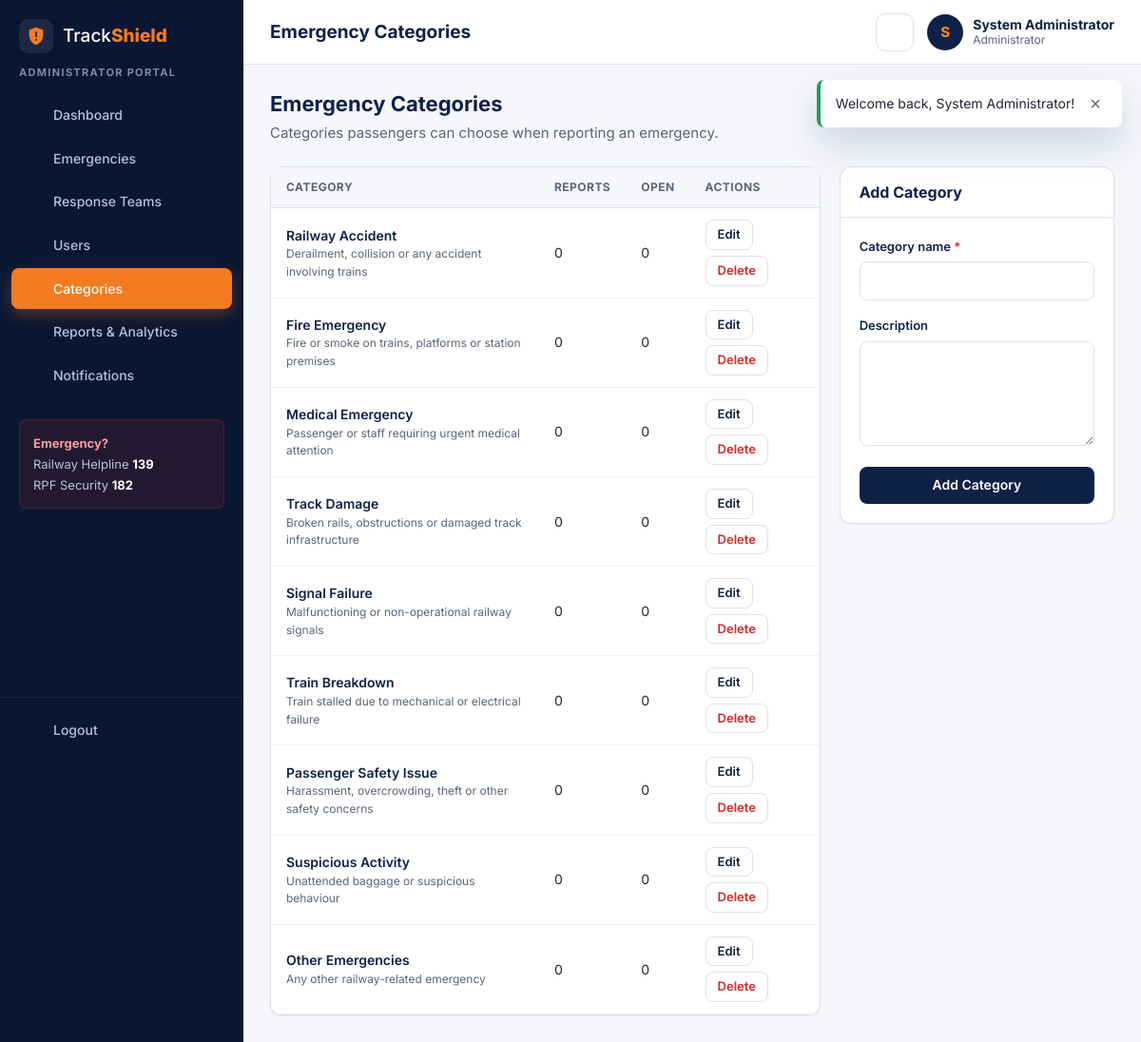
Screenshot of /admin/categories.php (signed in) with the database file from the repository.
### tables this page shows
CREATE TABLE users (
  id          INT UNSIGNED NOT NULL AUTO_INCREMENT,
  full_name   VARCHAR(100) NOT NULL,
  email       VARCHAR(150) NOT NULL,
  phone       VARCHAR(20)  NOT NULL,
  password    VARCHAR(255) NOT NULL,
  role        ENUM('passenger','response','admin') NOT NULL DEFAULT 'passenger',
  status      ENUM('active','inactive') NOT NULL DEFAULT 'active',
  created_at  TIMESTAMP NOT NULL DEFAULT CURRENT_TIMESTAMP,
  PRIMARY KEY (id),
  UNIQUE KEY uq_users_email (email),
  KEY idx_users_role (role),
  KEY idx_users_status (status)
);

CREATE TABLE emergency_categories (
  id             INT UNSIGNED NOT NULL AUTO_INCREMENT,
  category_name  VARCHAR(100) NOT NULL,
  description    VARCHAR(255) DEFAULT NULL,
  created_at     TIMESTAMP NOT NULL DEFAULT CURRENT_TIMESTAMP,
  PRIMARY KEY (id),
  UNIQUE KEY uq_category_name (category_name)
);

### includes/auth.php (called while the page is built, shortened)
<?php
require_once __DIR__ . '/functions.php';
function is_logged_in(): bool
{
    return !empty($_SESSION['user_id']);
}
function current_user(): ?array
{
    static $user = false;
    if ($user === false) {
        $user = null;
        if (is_logged_in()) {
            $stmt = db()->prepare('SELECT id, full_name, email, phone, role, status FROM users WHERE id = ?');
            $stmt->execute([$_SESSION['user_id']]);
            $user = $stmt->fetch() ?: null;
        }
    }
    return $user;
}
function require_role(string ...$roles): array
{
    $user = current_user();
    return $user;
}

### config/database.php (called while the page is built, shortened)
<?php
function db(): PDO
{
    static $pdo = null;
    if ($pdo === null) {
        $dsn = 'mysql:host=' . DB_HOST . ';port=' . DB_PORT . ';dbname=' . DB_NAME . ';charset=utf8mb4';
        try {
            $pdo = new PDO($dsn, DB_USER, DB_PASS, [
                PDO::ATTR_ERRMODE            => PDO::ERRMODE_EXCEPTION,
                PDO::ATTR_DEFAULT_FETCH_MODE => PDO::FETCH_ASSOC,
                PDO::ATTR_EMULATE_PREPARES   => false,
            ]);
            $pdo->exec("SET time_zone = '" . (new DateTime())->format('P') . "'");
        } catch (PDOException $e) {
            error_log('TrackShield DB connection failed: ' . $e->getMessage());
            http_response_code(500);
            exit(APP_DEBUG ? 'Database connection failed: ' . htmlspecialchars($e->getMessage())
                           : 'Service temporarily unavailable. Please try again later.');
        }
    }
    return $pdo;
}

### admin/categories.php (the view, shortened to what this page needs)
<?php
require_once __DIR__ . '/../includes/auth.php';
$user = require_role('admin');
$pdo = db();
$errors = [];
$editId = (int) ($_GET['edit'] ?? 0);
$form = ['category_name' => '', 'description' => ''];
$cats = $pdo->query("SELECT c.*, COUNT(e.id) AS total, COALESCE(SUM(e.status NOT IN ('Resolved','Rejected')), 0) AS open_count
                     FROM emergency_categories c LEFT JOIN emergencies e ON e.category_id = c.id GROUP BY c.id ORDER BY c.id")->fetchAll();
$pageTitle = 'Emergency Categories';
$layout = 'app';
require __DIR__ . '/../includes/header.php';
?>
<div class="page-head"><div><h2>Emergency Categories</h2><p>Categories passengers can choose when reporting an emergency.</p></div></div>
<div class="grid-main-side">
    <div class="card">
        <div class="table-wrap"><table class="table responsive">
            <thead><tr><th>Category</th><th>Reports</th><th>Open</th><th>Actions</th></tr></thead>
            <tbody><?php foreach ($cats as $c): ?>
                <tr>
                    <td class="cell-main"><span class="cell-title"><?= e($c['category_name']) ?></span><span class="cell-sub"><?= e($c['description'] ?: '—') ?></span></td>
                    <td data-label="Reports"><?= (int)$c['total'] ?></td>
                    <td data-label="Open"><?= (int)$c['open_count'] ?></td>
                    <td data-label="Actions"><div class="actions">
                        <a class="btn btn-ghost btn-sm" href="?edit=<?= (int)$c['id'] ?>">Edit</a>
                        <?php if ((int)$c['total'] === 0): ?>
                        <form method="post" class="inline-form" data-confirm="Delete the category &quot;<?= e($c['category_name']) ?>&quot;?" data-confirm-btn="Delete" data-confirm-variant="danger">
                            <button class="btn btn-ghost btn-sm" type="submit" style="color:var(--red-600)">Delete</button>
                        </form>
                        <?php endif; ?>
                    </div></td>
                </tr>
            <?php endforeach; ?></tbody>
        </table></div>
    </div>
    <div class="card">
        <div class="card-header"><h3><?= $editId ? 'Edit Category' : 'Add Category' ?></h3><?php if ($editId): ?><a class="small" href="?">+ New</a><?php endif; ?></div>
        <div class="card-body">
            <form method="post" data-validate-form>
                <div class="form-group"><label for="category_name">Category name <span class="req">*</span></label>
                    <input class="form-control" id="category_name" name="category_name" maxlength="100" value="<?= e($form['category_name']) ?>" data-validate="required">
                    <?= isset($errors['category_name']) ? '<div class="field-error">' . e($errors['category_name']) . '</div>' : '' ?></div>
                <div class="form-group"><label for="description">Description</label>
                    <textarea class="form-control" id="description" name="description" maxlength="255" rows="3"><?= e($form['description']) ?></textarea>
                    <?= isset($errors['description']) ? '<div class="field-error">' . e($errors['description']) . '</div>' : '' ?></div>
                <button class="btn btn-primary btn-block" type="submit"><?= $editId ? 'Save Changes' : 'Add Category' ?></button>
            </form>
        </div>
    </div>
</div>
<?php require __DIR__ . '/../includes/footer.php'; ?>

### includes/navbar.php (shortened to what this page needs)
<?php
$navUser = current_user();
$currentScript = basename($_SERVER['SCRIPT_NAME'] ?? '');
$brand = '<a class="brand" href="' . e(url('index.php')) . '"><span class="brand-mark" aria-hidden="true"><svg viewBox="0 0 24 24" width="22" height="22"><path fill="currentColor" d="M12 2 4 5v6c0 5 3.4 9.7 8 11 4.6-1.3 8-6 8-11V5l-8-3Zm-1 5h2v6h-2V7Zm0 8h2v2h-2v-2Z"/></svg></span><span>Track<strong>Shield</strong></span></a>';
if ($layout !== 'app'): ?>
<header class="site-nav">
    <div class="container nav-inner">
        <?= $brand ?>
        <button class="nav-toggle" type="button" aria-label="Toggle navigation" aria-expanded="false" data-toggle="nav"><?= icon('menu') ?></button>
        <nav class="nav-links" id="siteNav">
            <a href="<?= e(url('index.php#features')) ?>">Features</a>
            <a href="<?= e(url('index.php#how-it-works')) ?>">How it Works</a>
            <a href="<?= e(url('index.php#helplines')) ?>">Helplines</a>
            <?php if ($navUser): ?>
                <a class="btn btn-primary btn-sm" href="<?= e(url(dashboard_path($navUser['role']))) ?>">My Dashboard</a>
            <?php else: ?>
                <a href="<?= e(url('login.php')) ?>" class="<?= $currentScript === 'login.php' ? 'active' : '' ?>">Login</a>
                <a class="btn btn-accent btn-sm" href="<?= e(url('register.php')) ?>">Register</a>
            <?php endif; ?>
        </nav>
    </div>
</header>
<main class="site-main">
<?php else:
    $navRole = $navUser['role'] ?? 'passenger';
    $menus = [
        'passenger' => [
            ['passenger/dashboard.php', 'Dashboard', 'dashboard'],
            ['passenger/report-emergency.php', 'Report Emergency', 'alert'],
            ['passenger/my-emergencies.php', 'My Emergencies', 'list'],
            ['passenger/notifications.php', 'Notifications', 'bell'],
        ],
        'response' => [
            ['response/dashboard.php', 'Dashboard', 'dashboard'],
            ['response/assigned-emergencies.php', 'Assigned Emergencies', 'list'],
            ['response/notifications.php', 'Notifications', 'bell'],
        ],
        'admin' => [
            ['admin/dashboard.php', 'Dashboard', 'dashboard'],
            ['admin/emergencies.php', 'Emergencies', 'alert'],
            ['admin/manage-teams.php', 'Response Teams', 'team'],
            ['admin/manage-users.php', 'Users', 'users'],
            ['admin/categories.php', 'Categories', 'tag'],
            ['admin/reports.php', 'Reports & Analytics', 'chart'],
            ['admin/notifications.php', 'Notifications', 'bell'],
        ],
    ];
    $navRoleLabel = ['passenger' => 'Passenger', 'response' => 'Response Team', 'admin' => 'Administrator'][$navRole];
    $unread = $navUser ? unread_notification_count(db(), (int)$navUser['id']) : 0;
    $sectionMap = ['emergency-details.php' => ['passenger' => 'my-emergencies.php', 'admin' => 'emergencies.php', 'response' => 'assigned-emergencies.php'],
                   'assign-team.php' => ['admin' => 'emergencies.php'], 'update-status.php' => ['response' => 'assigned-emergencies.php']];
    $activeScript = $sectionMap[$currentScript][$navRole] ?? $currentScript;
?>
<div class="app">
    <aside class="sidebar" id="sidebar">
        <div class="sidebar-head"><?= $brand ?></div>
        <div class="sidebar-role"><?= e($navRoleLabel) ?> Portal</div>
        <nav class="sidebar-nav">
            <?php foreach ($menus[$navRole] as [$href, $label, $ic]): ?>
                <a href="<?= e(url($href)) ?>" class="<?= basename($href) === $activeScript ? 'active' : '' ?>">
                    <?= icon($ic) ?><span><?= e($label) ?></span>
                </a>
            <?php endforeach; ?>
        </nav>
        <div class="sidebar-help">
            <strong>Emergency?</strong>
            <span>Railway Helpline <b>139</b></span>
            <span>RPF Security <b>182</b></span>
        </div>
        <form method="post" action="<?= e(url('logout.php')) ?>" class="sidebar-logout">
            <button type="submit"><?= icon('logout') ?><span>Logout</span></button>
        </form>
    </aside>
    <div class="app-main">
        <header class="topbar">
            <h1 class="topbar-title"><?= e($pageTitle) ?></h1>
            <div class="topbar-actions">
                <a class="icon-btn bell" href="<?= e(url($navRole . '/notifications.php')) ?>" aria-label="Notifications">
                    <?= icon('bell') ?><?php if ($unread > 0): ?><span class="dot"><?= $unread > 9 ? '9+' : $unread ?></span><?php endif; ?>
                </a>
                <div class="user-chip">
                    <span class="avatar"><?= e(mb_strtoupper(mb_substr($navUser['full_name'] ?? '?', 0, 1))) ?></span>
                    <span class="user-meta"><strong><?= e($navUser['full_name'] ?? '') ?></strong><small><?= e($navRoleLabel) ?></small></span>
                </div>
            </div>
        </header>
        <main class="content">
<?php endif; ?>

### rows the page displays
users: role "ADMINISTRATOR", full_name "S", full_name "System Administrator", role "Administrator"
emergency_categories: category_name "Railway Accident", description "Derailment, collision or any accident involving trains", total "0", open_count "0"
emergency_categories: category_name "Fire Emergency", description "Fire or smoke on trains, platforms or station premises", total "0", open_count "0"
emergency_categories: category_name "Medical Emergency", description "Passenger or staff requiring urgent medical attention", total "0", open_count "0"
emergency_categories: category_name "Track Damage", description "Broken rails, obstructions or damaged track infrastructure", total "0", open_count "0"
emergency_categories: category_name "Signal Failure", description "Malfunctioning or non-operational railway signals", total "0", open_count "0"
emergency_categories: category_name "Train Breakdown", description "Train stalled due to mechanical or electrical failure", total "0", open_count "0"
emergency_categories: category_name "Passenger Safety Issue", description "Harassment, overcrowding, theft or other safety concerns", total "0", open_count "0"
emergency_categories: category_name "Suspicious Activity", description "Unattended baggage or suspicious behaviour", total "0", open_count "0"
emergency_categories: category_name "Other Emergencies", description "Any other railway-related emergency", total "0", open_count "0"

### other values shown
$label "Dashboard"
$label "Emergencies"
$label "Response Teams"
$label "Users"
$label "Categories"
$label "Reports & Analytics"
$label "Notifications"
$pageTitle "Emergency Categories"
$f['message'] "Welcome back, System Administrator!"
